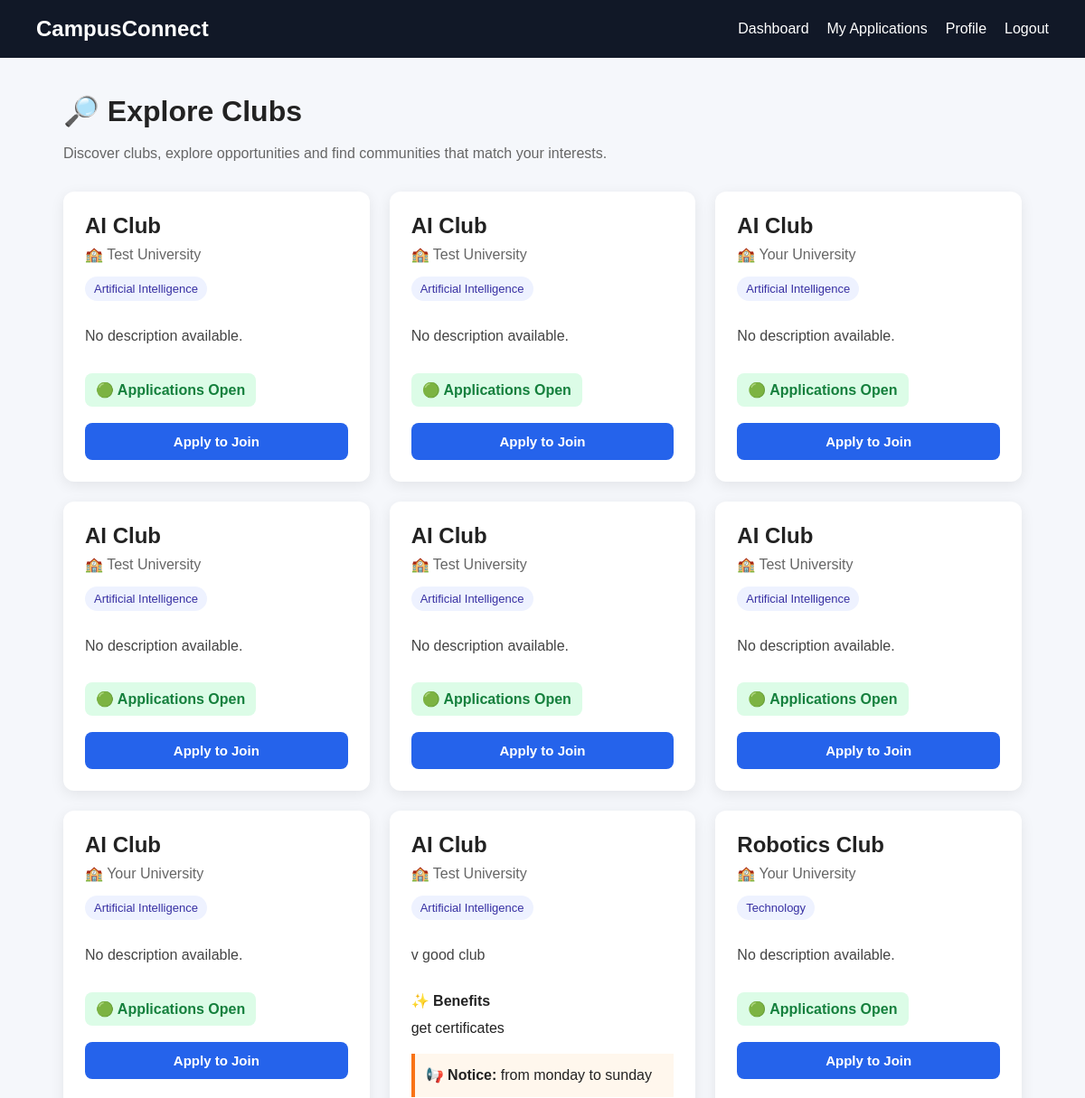
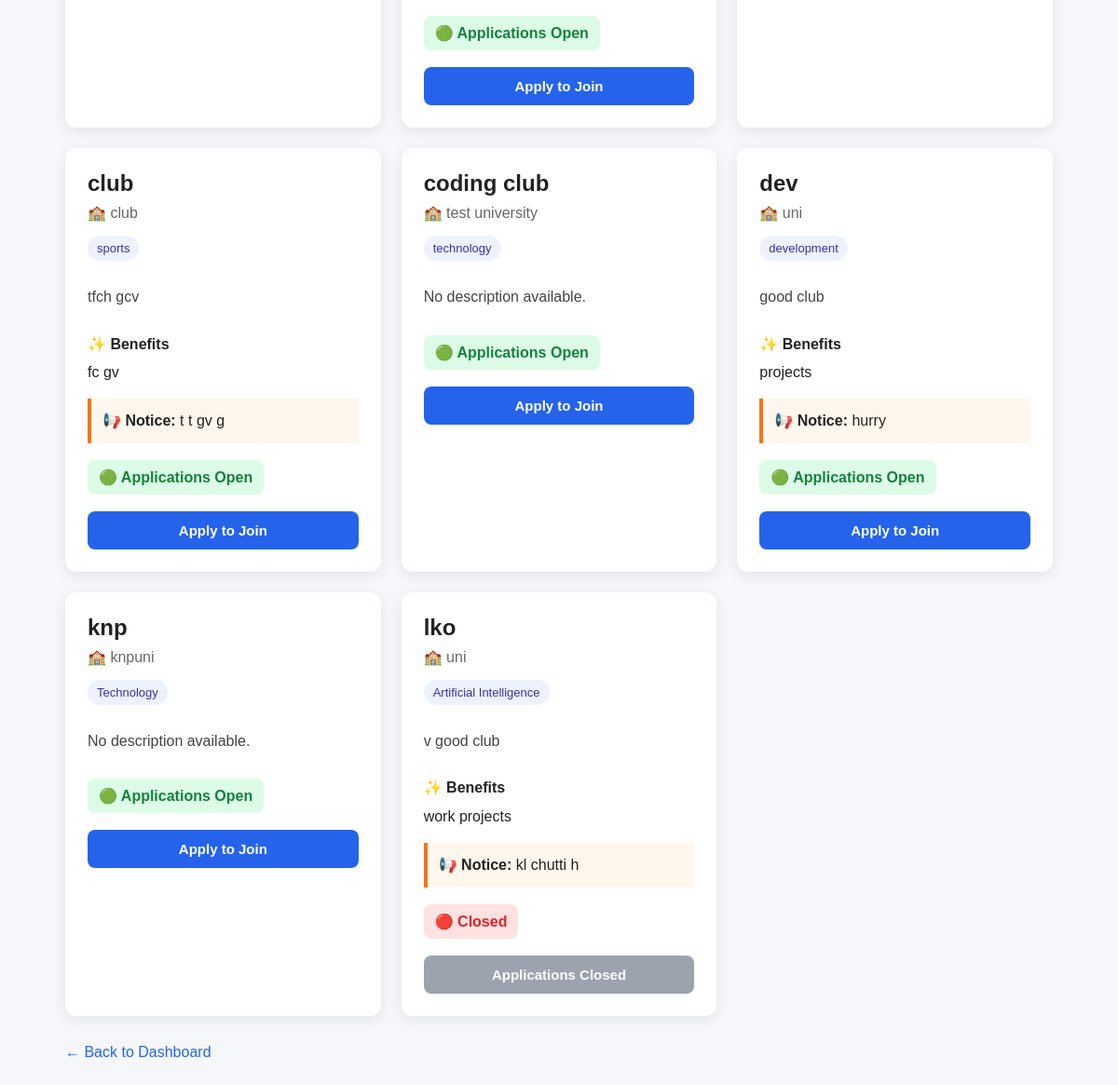
The app's page /student/clubs (signed in) with its own data (2 pictures, top to bottom).
### tables this page shows
CREATE TABLE clubs (
            id INTEGER PRIMARY KEY AUTOINCREMENT,
            club_name TEXT NOT NULL,
            university TEXT NOT NULL,
            category TEXT NOT NULL,
            email TEXT UNIQUE NOT NULL,
            password TEXT NOT NULL,
            recruitment_status TEXT DEFAULT 'Open'
        , description TEXT DEFAULT '', benefits TEXT DEFAULT '', notice TEXT DEFAULT '');

### app.py (the view, shortened to what this page needs)
@app.route("/student/clubs")
def student_clubs():
    auth_error = require_student()
    if auth_error:
        return auth_error
    search = request.args.get("search", "").strip()
    category = request.args.get("category", "").strip()
    university = request.args.get("university", "").strip()
    conn = get_db()
    query = """
        SELECT
            id,
            club_name,
            university,
            category,
            recruitment_status,
            description,
            benefits,
            notice
        FROM clubs
        WHERE 1 = 1
    """
    params = []
    if category:
        query += """
            AND LOWER(category) = LOWER(?)
        """
        params.append(category)
    if university:
        query += """
            AND LOWER(university) = LOWER(?)
        """
        params.append(university)
    query += """
        ORDER BY club_name ASC
    """
    clubs = conn.execute(
        query,
        params
    ).fetchall()
    categories = conn.execute(
        """
        SELECT DISTINCT category
        FROM clubs
        WHERE category IS NOT NULL
        AND TRIM(category) != ''
        ORDER BY category ASC
        """
    ).fetchall()
    universities = conn.execute(
        """
        SELECT DISTINCT university
        FROM clubs
        WHERE university IS NOT NULL
        AND TRIM(university) != ''
        ORDER BY university ASC
        """
    ).fetchall()
    conn.close()
    return render_template(
        "student_clubs.html",
        clubs=clubs,
        categories=categories,
        universities=universities,
        search=search,
        selected_category=category,
        selected_university=university
    )

### app.py (called while the page is built)
def student_logged_in():
    return (
        session.get("user_type") == "student"
        and session.get("user_id") is not None
    )

def require_student():
    if not student_logged_in():
        return redirect("/login?type=student")
    return None

### database.py (called while the page is built)
def get_db():
    conn = sqlite3.connect(DATABASE_NAME)
    conn.row_factory = sqlite3.Row
    conn.execute("PRAGMA foreign_keys = ON")
    return conn

### templates/student_clubs.html (shortened to what this page needs)
<!DOCTYPE html>
<html lang="en">
<head>
</head>
<body>
    <div class="navbar">
        <h2>
            CampusConnect
        </h2>
        <div class="navbar-links">
            <a href="/student/dashboard">
                Dashboard
            </a>
            <a href="/student/applications">
                My Applications
            </a>
            <a href="/student/profile">
                Profile
            </a>
            <a href="/logout">
                Logout
            </a>
        </div>
    </div>
    <div class="container">
        <div class="header">
            <h1>
                🔎 Explore Clubs
            </h1>
            <p>
                Discover clubs, explore opportunities and find
                communities that match your interests.
            </p>
        </div>
        {% if clubs %}
            <div class="club-grid">
                {% for club in clubs %}
                    <div class="club-card">
                        <h2>
                            {{ club["club_name"] }}
                        </h2>
                        <div class="university">
                            🏫
                            {{ club["university"] }}
                        </div>
                        <span class="category">
                            {{ club["category"] }}
                        </span>
                        {% if club["description"] %}
                            <p class="description">
                                {{ club["description"] }}
                            </p>
                        {% else %}
                            <p class="description">
                                No description available.
                            </p>
                        {% endif %}
                        {% if club["benefits"] %}
                            <div class="benefits">
                                <strong>
                                    ✨ Benefits
                                </strong>
                                <div>
                                    {{ club["benefits"] }}
                                </div>
                            </div>
                        {% endif %}
                        {% if club["notice"] %}
                            <div class="notice">
                                📢
                                <strong>
                                    Notice:
                                </strong>
                                {{ club["notice"] }}
                            </div>
                        {% endif %}
                        {% if club["recruitment_status"] == "Open" %}
                            <div class="status open">
                                🟢 Applications Open
                            </div>
                            {% if club["has_applied"] %}
                                <button
                                    type="button"
                                    class="button applied"
                                    disabled
                                >
                                    ✅ Already Applied
                                </button>
                                <a
                                    href="/student/applications"
                                    class="view-applications"
                                >
                                    📋 View My Application
                                </a>
                            {% else %}
                                <form
                                    action="/student/apply/{{ club['id'] }}"
                                    method="POST"
                                >
                                    <button
                                        type="submit"
                                        class="button"
                                    >
                                        Apply to Join
                                    </button>
                                </form>
                            {% endif %}
                        {% else %}
                            <div class="status closed">
                                🔴
                                {{ club["recruitment_status"] }}
                            </div>
                            <button
                                type="button"
                                class="button disabled"
                                disabled
                            >
                                Applications Closed
                            </button>
                        {% endif %}
                    </div>
                {% endfor %}
            </div>
        {% endif %}
        <a
            href="/student/dashboard"
            class="back"
        >
            ← Back to Dashboard
        </a>
    </div>
</body>
</html>

### templates/student_clubs.html (style rules this page uses)
* { box-sizing: border-box; }
body { margin: 0; font-family: Arial, sans-serif; background: #f5f7fb; color: #222; }
.navbar { background: #111827; color: white; padding: 18px 40px; display: flex; justify-content: space-between; align-items: center; }
.navbar h2 { margin: 0; }
.navbar-links { display: flex; gap: 20px; align-items: center; }
.navbar a { color: white; text-decoration: none; }
.container { max-width: 1100px; margin: 40px auto; padding: 0 20px; }
.header { margin-bottom: 30px; }
.header h1 { margin-bottom: 8px; }
.header p { color: #666; line-height: 1.5; }
.club-grid { display: grid; grid-template-columns: repeat(auto-fit, minmax(300px, 1fr)); gap: 22px; }
.club-card { background: white; border-radius: 12px; padding: 24px; box-shadow: 0 4px 15px rgba(0, 0, 0, 0.08); display: flex; flex-direction: column; }
.club-card h2 { margin-top: 0; margin-bottom: 8px; }
.university { color: #666; margin-bottom: 5px; }
.category { display: inline-block; width: fit-content; background: #eef2ff; color: #3730a3; padding: 6px 10px; border-radius: 20px; font-size: 13px; margin: 10px 0; }
.description { color: #444; line-height: 1.6; margin-bottom: 10px; }
.benefits { margin-top: 15px; line-height: 1.6; }
.benefits strong { display: block; margin-bottom: 5px; }
.notice { background: #fff7ed; border-left: 4px solid #f97316; padding: 12px; margin-top: 15px; line-height: 1.5; }
.status { margin-top: 18px; font-weight: bold; padding: 9px 12px; border-radius: 8px; width: fit-content; }
.open { color: #15803d; background: #dcfce7; }
.closed { color: #dc2626; background: #fee2e2; }
.button { width: 100%; margin-top: 18px; padding: 12px; border: none; border-radius: 8px; background: #2563eb; color: white; font-size: 15px; cursor: pointer; font-weight: bold; }
.disabled { background: #9ca3af; cursor: not-allowed; }
.back { display: inline-block; margin-top: 30px; text-decoration: none; color: #2563eb; }

### records on screen
clubs: club_name "AI Club", university "Test University", category "Artificial Intelligence", description "No description available."
clubs: club_name "AI Club", university "Test University", category "Artificial Intelligence", description "No description available."
clubs: club_name "AI Club", university "Your University", category "Artificial Intelligence", description "No description available."
clubs: club_name "AI Club", university "Test University", category "Artificial Intelligence", description "No description available."
clubs: club_name "AI Club", university "Test University", category "Artificial Intelligence", description "No description available."
clubs: club_name "AI Club", university "Test University", category "Artificial Intelligence", description "No description available."
clubs: club_name "AI Club", university "Your University", category "Artificial Intelligence", description "No description available."
clubs: club_name "AI Club", university "Test University", category "Artificial Intelligence", description "v good club", benefits "get certificates", notice "from monday to sunday"
clubs: club_name "Robotics Club", university "Your University", category "Technology", description "No description available."
clubs: club_name "club", university "club", category "sports", description "tfch gcv", benefits "fc gv", notice "t t gv g"
clubs: club_name "coding club", university "test university", category "technology", description "No description available."
clubs: club_name "dev", university "uni", category "development", description "good club", benefits "projects", notice "hurry"
clubs: club_name "knp", university "knpuni", category "Technology", description "No description available."
clubs: club_name "lko", university "uni", category "Artificial Intelligence", description "v good club", benefits "work projects", notice "kl chutti h", recruitment_status "Closed"
